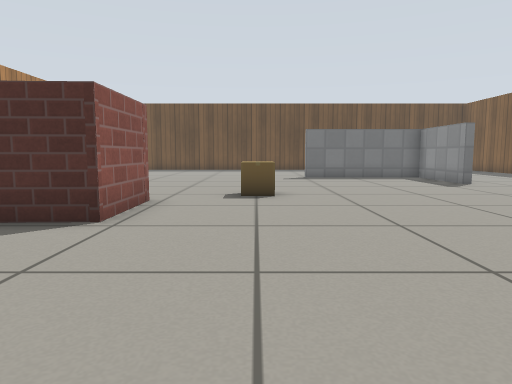
View 1 (above)

17 first-person views from a walk through a world built for the Gazebo simulator. The camera is 0.5 m above the floor, tilts 6° down and sees 70° across. The lines on the ground mark 1 m squares. The floor is counted in squares, 0.5 m on a side. Each view is taken from the middle of a square. On the plan, view 1 faces up. The plan holds only what a view shows up to about 13 squares ahead; the rest is blank. Simple patterns stand in for the simulator's built-in surfaces.

View 2
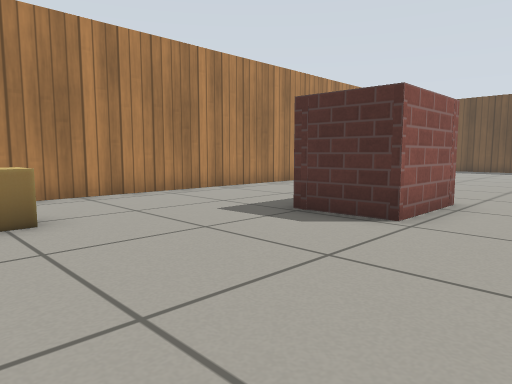

View 3
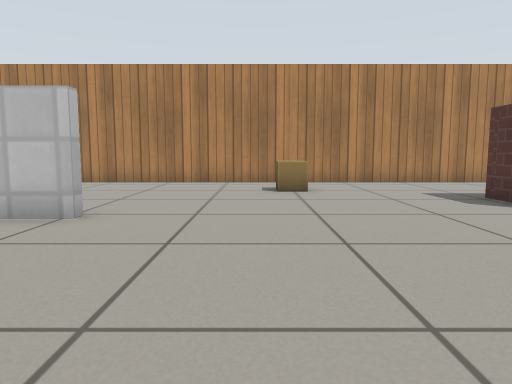

View 4
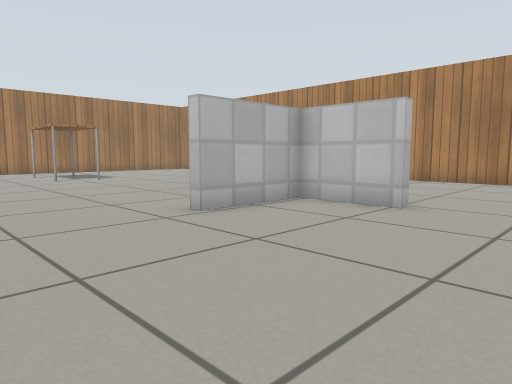

View 5
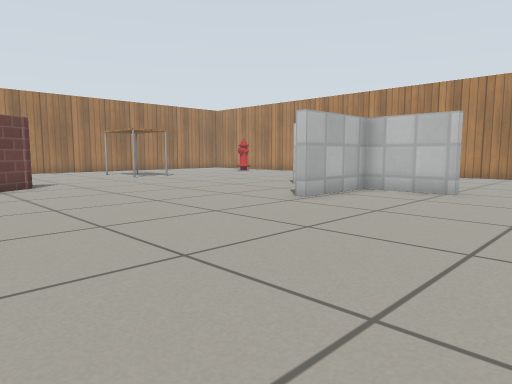

View 6
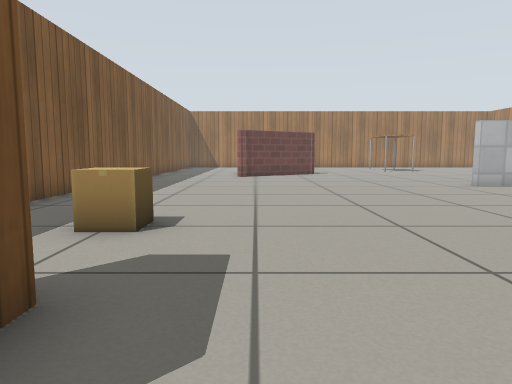

View 7
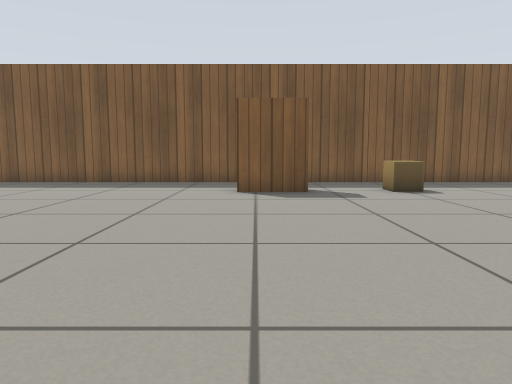

View 8
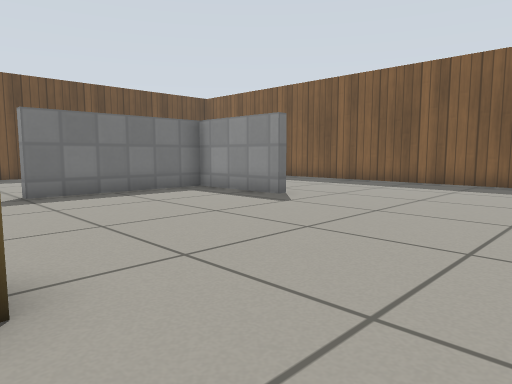

View 9
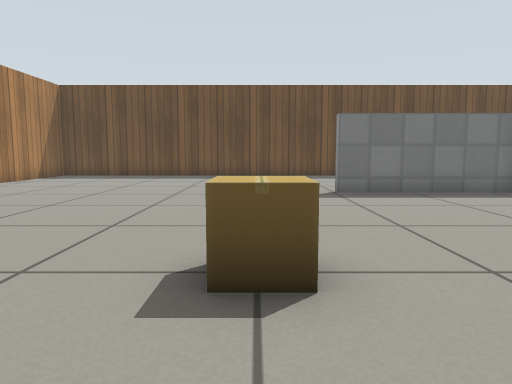

View 10
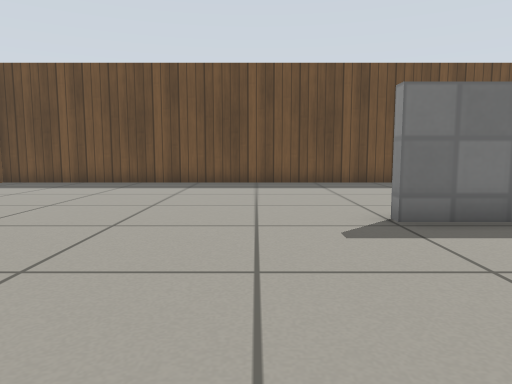

View 11
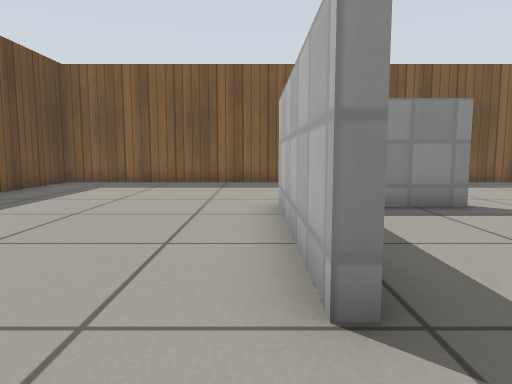

View 12
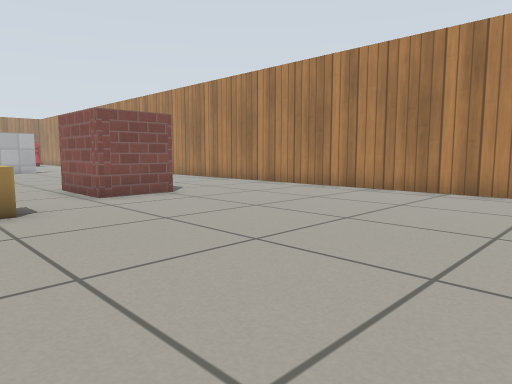

View 13
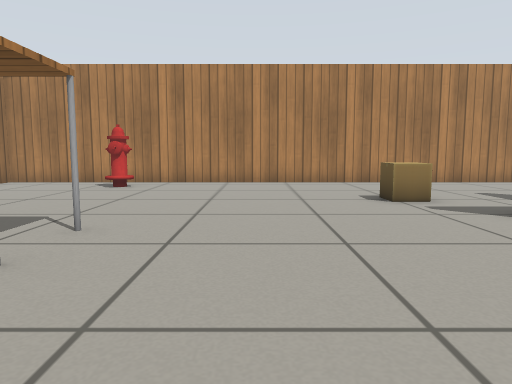

View 14
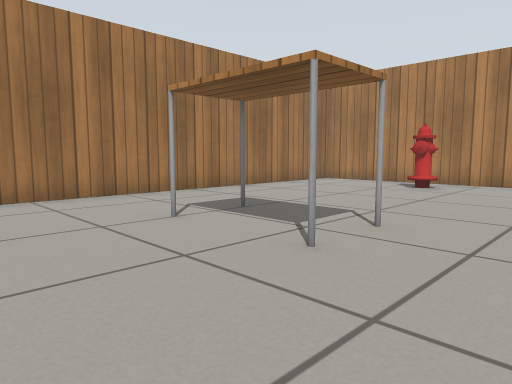

View 15
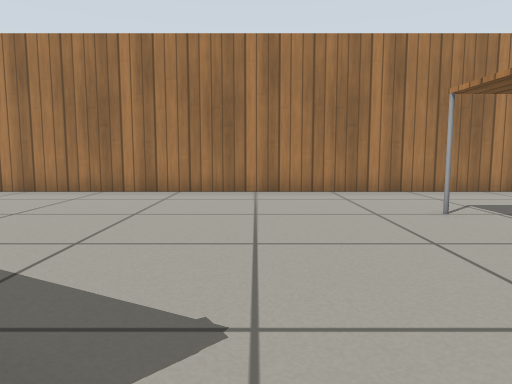

View 16
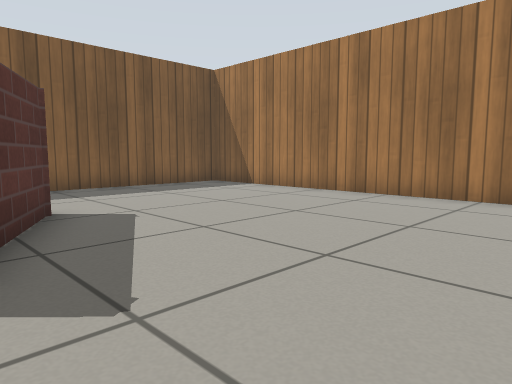

View 17
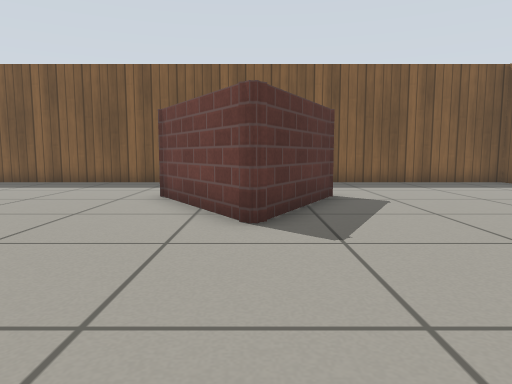

### Floor plan
Points are (right, up) in squares from view 1. A wall is a line through its corners. A room is listed if a view was taken in it or the views show most of it. See-through windows are left out.
Room 1 (views 1, 2, 3, 4, 5, 6, 7, 8, 9, 10, 11, 12, 13, 14, 15, 16, 17)
walls: (-1.6, -2.8) (-1.6, -5.2) (1.3, -5.2); (-4.2, 7.7) (-2.3, 7.8) (-2.3, 5.3) (-4.3, 5.2); (6.8, 12) (6.8, 15.3) (2, 15.3); (2, 15.6) (7.1, 15.6); (12.7, -10.9) (12.7, 22.6) (9.3, 22.6); (8.4, -13.7) (5.3, -12.1) (5.2, -11.9) (8.4, -9.9); (-8.7, 14.4) (-8.7, -20.6) (-8.1, -20.6); (-8.7, 19.4) (-8.7, 18.4); (4.8, 22.6) (-8.7, 22.6); (-6.3, -20.6) (12.7, -20.6) (12.7, -12.8)
objects: fire hydrant (-7, -16); cardboard box (-6, 1); cardboard box (-4, -9); table (0, -17) to (1, -15); cardboard box (0, 9); cardboard box (10, 1); bookshelf (10, 4) to (10, 5)

Where each view was taken, in squares from view 1:
view 1: 0 up, 0 right, facing up
view 2: 0 up, 0 right, facing up-left
view 3: 0 up, 4 right, facing left
view 4: 0 up, 5 right, facing down-left
view 5: 0 up, 8 right, facing down-left
view 6: 6 up, 8 right, facing down
view 7: 5 up, 0 right, facing right
view 8: 6 up, 0 right, facing up-right
view 9: 6 up, 0 right, facing up
view 10: 10 up, 0 right, facing up
view 11: 16 up, 0 right, facing right
view 12: 16 up, 1 right, facing down-left
view 13: 12 down, 4 right, facing left
view 14: 12 down, 4 right, facing down-left
view 15: 11 down, 4 right, facing down
view 16: 12 down, 2 right, facing down-right
view 17: 12 down, 0 right, facing right
